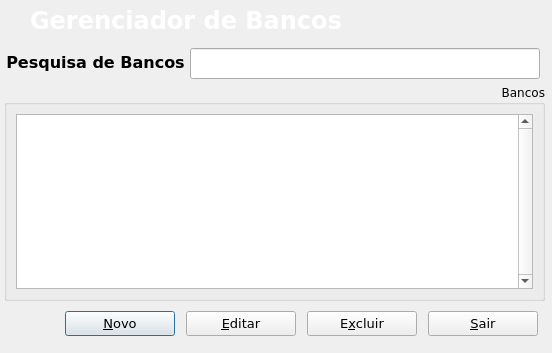
<?xml version="1.0" encoding="UTF-8"?>
<ui version="4.0">
 <class>BankManager</class>
 <widget class="QDialog" name="BankManager">
  <property name="windowModality">
   <enum>Qt::ApplicationModal</enum>
  </property>
  <property name="geometry">
   <rect>
    <x>0</x>
    <y>0</y>
    <width>552</width>
    <height>353</height>
   </rect>
  </property>
  <property name="maximumSize">
   <size>
    <width>800</width>
    <height>600</height>
   </size>
  </property>
  <property name="windowTitle">
   <string>Gerenciar Bancos</string>
  </property>
  <widget class="QFrame" name="topmenu">
   <property name="geometry">
    <rect>
     <x>0</x>
     <y>0</y>
     <width>552</width>
     <height>42</height>
    </rect>
   </property>
   <property name="minimumSize">
    <size>
     <width>0</width>
     <height>42</height>
    </size>
   </property>
   <property name="maximumSize">
    <size>
     <width>16777215</width>
     <height>42</height>
    </size>
   </property>
   <property name="styleSheet">
    <string notr="true">background-image: url(:/png/topright.jpg);</string>
   </property>
   <property name="frameShape">
    <enum>QFrame::NoFrame</enum>
   </property>
   <property name="frameShadow">
    <enum>QFrame::Plain</enum>
   </property>
   <widget class="QLabel" name="labelStatus">
    <property name="enabled">
     <bool>false</bool>
    </property>
    <property name="geometry">
     <rect>
      <x>30</x>
      <y>1</y>
      <width>491</width>
      <height>39</height>
     </rect>
    </property>
    <property name="palette">
     <palette>
      <active>
       <colorrole role="WindowText">
        <brush brushstyle="SolidPattern">
         <color alpha="255">
          <red>255</red>
          <green>255</green>
          <blue>255</blue>
         </color>
        </brush>
       </colorrole>
       <colorrole role="Button">
        <brush brushstyle="SolidPattern">
         <color alpha="255">
          <red>0</red>
          <green>0</green>
          <blue>0</blue>
         </color>
        </brush>
       </colorrole>
       <colorrole role="Text">
        <brush brushstyle="SolidPattern">
         <color alpha="255">
          <red>255</red>
          <green>255</green>
          <blue>255</blue>
         </color>
        </brush>
       </colorrole>
       <colorrole role="ButtonText">
        <brush brushstyle="SolidPattern">
         <color alpha="255">
          <red>255</red>
          <green>255</green>
          <blue>255</blue>
         </color>
        </brush>
       </colorrole>
       <colorrole role="Base">
        <brush brushstyle="SolidPattern">
         <color alpha="255">
          <red>0</red>
          <green>0</green>
          <blue>0</blue>
         </color>
        </brush>
       </colorrole>
       <colorrole role="Window">
        <brush brushstyle="SolidPattern">
         <color alpha="255">
          <red>0</red>
          <green>0</green>
          <blue>0</blue>
         </color>
        </brush>
       </colorrole>
      </active>
      <inactive>
       <colorrole role="WindowText">
        <brush brushstyle="SolidPattern">
         <color alpha="255">
          <red>255</red>
          <green>255</green>
          <blue>255</blue>
         </color>
        </brush>
       </colorrole>
       <colorrole role="Button">
        <brush brushstyle="SolidPattern">
         <color alpha="255">
          <red>0</red>
          <green>0</green>
          <blue>0</blue>
         </color>
        </brush>
       </colorrole>
       <colorrole role="Text">
        <brush brushstyle="SolidPattern">
         <color alpha="255">
          <red>255</red>
          <green>255</green>
          <blue>255</blue>
         </color>
        </brush>
       </colorrole>
       <colorrole role="ButtonText">
        <brush brushstyle="SolidPattern">
         <color alpha="255">
          <red>255</red>
          <green>255</green>
          <blue>255</blue>
         </color>
        </brush>
       </colorrole>
       <colorrole role="Base">
        <brush brushstyle="SolidPattern">
         <color alpha="255">
          <red>0</red>
          <green>0</green>
          <blue>0</blue>
         </color>
        </brush>
       </colorrole>
       <colorrole role="Window">
        <brush brushstyle="SolidPattern">
         <color alpha="255">
          <red>0</red>
          <green>0</green>
          <blue>0</blue>
         </color>
        </brush>
       </colorrole>
      </inactive>
      <disabled>
       <colorrole role="WindowText">
        <brush brushstyle="SolidPattern">
         <color alpha="255">
          <red>255</red>
          <green>255</green>
          <blue>255</blue>
         </color>
        </brush>
       </colorrole>
       <colorrole role="Button">
        <brush brushstyle="SolidPattern">
         <color alpha="255">
          <red>0</red>
          <green>0</green>
          <blue>0</blue>
         </color>
        </brush>
       </colorrole>
       <colorrole role="Text">
        <brush brushstyle="SolidPattern">
         <color alpha="255">
          <red>255</red>
          <green>255</green>
          <blue>255</blue>
         </color>
        </brush>
       </colorrole>
       <colorrole role="ButtonText">
        <brush brushstyle="SolidPattern">
         <color alpha="255">
          <red>255</red>
          <green>255</green>
          <blue>255</blue>
         </color>
        </brush>
       </colorrole>
       <colorrole role="Base">
        <brush brushstyle="SolidPattern">
         <color alpha="255">
          <red>0</red>
          <green>0</green>
          <blue>0</blue>
         </color>
        </brush>
       </colorrole>
       <colorrole role="Window">
        <brush brushstyle="SolidPattern">
         <color alpha="255">
          <red>0</red>
          <green>0</green>
          <blue>0</blue>
         </color>
        </brush>
       </colorrole>
      </disabled>
     </palette>
    </property>
    <property name="font">
     <font>
      <family>Verdana</family>
      <pointsize>18</pointsize>
      <weight>75</weight>
      <bold>true</bold>
     </font>
    </property>
    <property name="styleSheet">
     <string/>
    </property>
    <property name="frameShape">
     <enum>QFrame::NoFrame</enum>
    </property>
    <property name="frameShadow">
     <enum>QFrame::Plain</enum>
    </property>
    <property name="lineWidth">
     <number>1</number>
    </property>
    <property name="text">
     <string>Gerenciador de Bancos</string>
    </property>
    <property name="textFormat">
     <enum>Qt::AutoText</enum>
    </property>
    <property name="alignment">
     <set>Qt::AlignLeading|Qt::AlignLeft|Qt::AlignVCenter</set>
    </property>
    <property name="wordWrap">
     <bool>false</bool>
    </property>
    <property name="textInteractionFlags">
     <set>Qt::NoTextInteraction</set>
    </property>
   </widget>
  </widget>
  <widget class="QGroupBox" name="groupBox_2">
   <property name="geometry">
    <rect>
     <x>4</x>
     <y>84</y>
     <width>541</width>
     <height>217</height>
    </rect>
   </property>
   <property name="font">
    <font>
     <family>Verdana</family>
     <pointsize>9</pointsize>
    </font>
   </property>
   <property name="title">
    <string>Bancos</string>
   </property>
   <property name="alignment">
    <set>Qt::AlignRight|Qt::AlignTop|Qt::AlignTrailing</set>
   </property>
   <layout class="QGridLayout" name="gridLayout">
    <item row="0" column="0">
     <widget class="QTableView" name="tableViewBank">
      <property name="font">
       <font>
        <pointsize>8</pointsize>
       </font>
      </property>
      <property name="focusPolicy">
       <enum>Qt::NoFocus</enum>
      </property>
      <property name="styleSheet">
       <string>selection-background-color: rgb(102, 176, 239);
selection-color: rgb(255, 255, 255);</string>
      </property>
      <property name="verticalScrollBarPolicy">
       <enum>Qt::ScrollBarAlwaysOn</enum>
      </property>
      <property name="selectionBehavior">
       <enum>QAbstractItemView::SelectRows</enum>
      </property>
      <attribute name="verticalHeaderVisible">
       <bool>false</bool>
      </attribute>
     </widget>
    </item>
   </layout>
  </widget>
  <widget class="QFrame" name="frame">
   <property name="geometry">
    <rect>
     <x>0</x>
     <y>42</y>
     <width>560</width>
     <height>42</height>
    </rect>
   </property>
   <property name="minimumSize">
    <size>
     <width>0</width>
     <height>42</height>
    </size>
   </property>
   <property name="maximumSize">
    <size>
     <width>16777215</width>
     <height>42</height>
    </size>
   </property>
   <property name="styleSheet">
    <string>background-image: url(:/png/topo_telacaixa.jpg);</string>
   </property>
   <property name="frameShape">
    <enum>QFrame::NoFrame</enum>
   </property>
   <property name="frameShadow">
    <enum>QFrame::Raised</enum>
   </property>
   <widget class="QLabel" name="labelGroup">
    <property name="geometry">
     <rect>
      <x>5</x>
      <y>0</y>
      <width>181</width>
      <height>41</height>
     </rect>
    </property>
    <property name="minimumSize">
     <size>
      <width>0</width>
      <height>41</height>
     </size>
    </property>
    <property name="maximumSize">
     <size>
      <width>16777215</width>
      <height>41</height>
     </size>
    </property>
    <property name="font">
     <font>
      <family>Verdana</family>
      <pointsize>12</pointsize>
      <weight>75</weight>
      <bold>true</bold>
      <kerning>true</kerning>
     </font>
    </property>
    <property name="focusPolicy">
     <enum>Qt::NoFocus</enum>
    </property>
    <property name="styleSheet">
     <string/>
    </property>
    <property name="text">
     <string>Pesquisa de Bancos</string>
    </property>
    <property name="alignment">
     <set>Qt::AlignCenter</set>
    </property>
   </widget>
   <widget class="QLineEdit" name="lineEditSearch">
    <property name="geometry">
     <rect>
      <x>190</x>
      <y>6</y>
      <width>350</width>
      <height>31</height>
     </rect>
    </property>
    <property name="minimumSize">
     <size>
      <width>0</width>
      <height>31</height>
     </size>
    </property>
    <property name="maximumSize">
     <size>
      <width>16777215</width>
      <height>31</height>
     </size>
    </property>
    <property name="palette">
     <palette>
      <active>
       <colorrole role="WindowText">
        <brush brushstyle="SolidPattern">
         <color alpha="255">
          <red>85</red>
          <green>255</green>
          <blue>255</blue>
         </color>
        </brush>
       </colorrole>
       <colorrole role="Text">
        <brush brushstyle="SolidPattern">
         <color alpha="255">
          <red>85</red>
          <green>255</green>
          <blue>255</blue>
         </color>
        </brush>
       </colorrole>
       <colorrole role="ButtonText">
        <brush brushstyle="SolidPattern">
         <color alpha="255">
          <red>85</red>
          <green>255</green>
          <blue>255</blue>
         </color>
        </brush>
       </colorrole>
      </active>
      <inactive>
       <colorrole role="WindowText">
        <brush brushstyle="SolidPattern">
         <color alpha="255">
          <red>85</red>
          <green>255</green>
          <blue>255</blue>
         </color>
        </brush>
       </colorrole>
       <colorrole role="Text">
        <brush brushstyle="SolidPattern">
         <color alpha="255">
          <red>85</red>
          <green>255</green>
          <blue>255</blue>
         </color>
        </brush>
       </colorrole>
       <colorrole role="ButtonText">
        <brush brushstyle="SolidPattern">
         <color alpha="255">
          <red>85</red>
          <green>255</green>
          <blue>255</blue>
         </color>
        </brush>
       </colorrole>
      </inactive>
      <disabled>
       <colorrole role="WindowText">
        <brush brushstyle="SolidPattern">
         <color alpha="255">
          <red>85</red>
          <green>255</green>
          <blue>255</blue>
         </color>
        </brush>
       </colorrole>
       <colorrole role="Text">
        <brush brushstyle="SolidPattern">
         <color alpha="255">
          <red>85</red>
          <green>255</green>
          <blue>255</blue>
         </color>
        </brush>
       </colorrole>
       <colorrole role="ButtonText">
        <brush brushstyle="SolidPattern">
         <color alpha="255">
          <red>85</red>
          <green>255</green>
          <blue>255</blue>
         </color>
        </brush>
       </colorrole>
      </disabled>
     </palette>
    </property>
    <property name="font">
     <font>
      <family>Verdana</family>
      <pointsize>18</pointsize>
      <weight>75</weight>
      <bold>true</bold>
     </font>
    </property>
    <property name="autoFillBackground">
     <bool>false</bool>
    </property>
    <property name="styleSheet">
     <string>color: rgb(85, 255, 255);</string>
    </property>
    <property name="text">
     <string/>
    </property>
    <property name="frame">
     <bool>true</bool>
    </property>
    <property name="alignment">
     <set>Qt::AlignLeading|Qt::AlignLeft|Qt::AlignVCenter</set>
    </property>
    <property name="dragEnabled">
     <bool>false</bool>
    </property>
   </widget>
  </widget>
  <widget class="QWidget" name="layoutWidget">
   <property name="geometry">
    <rect>
     <x>10</x>
     <y>301</y>
     <width>540</width>
     <height>46</height>
    </rect>
   </property>
   <layout class="QHBoxLayout" name="horizontalLayout_3">
    <property name="leftMargin">
     <number>50</number>
    </property>
    <property name="topMargin">
     <number>6</number>
    </property>
    <property name="rightMargin">
     <number>6</number>
    </property>
    <property name="bottomMargin">
     <number>6</number>
    </property>
    <item>
     <widget class="QPushButton" name="btnNew">
      <property name="minimumSize">
       <size>
        <width>110</width>
        <height>0</height>
       </size>
      </property>
      <property name="maximumSize">
       <size>
        <width>110</width>
        <height>16777215</height>
       </size>
      </property>
      <property name="font">
       <font>
        <family>Verdana</family>
        <pointsize>10</pointsize>
       </font>
      </property>
      <property name="text">
       <string>&amp;Novo</string>
      </property>
      <property name="icon">
       <iconset resource="../../../icons/resources.qrc">
        <normaloff>:/png/add-icon.png</normaloff>:/png/add-icon.png</iconset>
      </property>
      <property name="iconSize">
       <size>
        <width>24</width>
        <height>24</height>
       </size>
      </property>
     </widget>
    </item>
    <item>
     <widget class="QPushButton" name="btnEdit">
      <property name="minimumSize">
       <size>
        <width>110</width>
        <height>0</height>
       </size>
      </property>
      <property name="maximumSize">
       <size>
        <width>110</width>
        <height>16777215</height>
       </size>
      </property>
      <property name="font">
       <font>
        <family>Verdana</family>
        <pointsize>10</pointsize>
       </font>
      </property>
      <property name="text">
       <string>&amp;Editar</string>
      </property>
      <property name="icon">
       <iconset resource="../../../icons/resources.qrc">
        <normaloff>:/png/edit-icon.png</normaloff>:/png/edit-icon.png</iconset>
      </property>
      <property name="iconSize">
       <size>
        <width>24</width>
        <height>24</height>
       </size>
      </property>
     </widget>
    </item>
    <item>
     <widget class="QPushButton" name="btnDel">
      <property name="minimumSize">
       <size>
        <width>110</width>
        <height>0</height>
       </size>
      </property>
      <property name="maximumSize">
       <size>
        <width>110</width>
        <height>16777215</height>
       </size>
      </property>
      <property name="font">
       <font>
        <family>Verdana</family>
        <pointsize>10</pointsize>
       </font>
      </property>
      <property name="text">
       <string>E&amp;xcluir</string>
      </property>
      <property name="icon">
       <iconset resource="../../../icons/resources.qrc">
        <normaloff>:/png/remove-icon.png</normaloff>:/png/remove-icon.png</iconset>
      </property>
      <property name="iconSize">
       <size>
        <width>24</width>
        <height>24</height>
       </size>
      </property>
     </widget>
    </item>
    <item>
     <widget class="QPushButton" name="btnExit">
      <property name="minimumSize">
       <size>
        <width>110</width>
        <height>0</height>
       </size>
      </property>
      <property name="maximumSize">
       <size>
        <width>110</width>
        <height>16777215</height>
       </size>
      </property>
      <property name="font">
       <font>
        <family>Verdana</family>
        <pointsize>10</pointsize>
       </font>
      </property>
      <property name="text">
       <string>&amp;Sair</string>
      </property>
      <property name="icon">
       <iconset resource="../../../icons/resources.qrc">
        <normaloff>:/png/shutdown-icon.png</normaloff>:/png/shutdown-icon.png</iconset>
      </property>
      <property name="iconSize">
       <size>
        <width>24</width>
        <height>24</height>
       </size>
      </property>
     </widget>
    </item>
   </layout>
  </widget>
 </widget>
 <resources>
  <include location="../../../icons/resources.qrc"/>
  <include location="../../../icons/resources.qrc"/>
  <include location="../../../icons/resources.qrc"/>
  <include location="../../../icons/resources.qrc"/>
  <include location="../../../icons/resources.qrc"/>
  <include location="../../../icons/resources.qrc"/>
  <include location="../../../icons/resources.qrc"/>
  <include location="../../../icons/resources.qrc"/>
  <include location="../../../icons/resources.qrc"/>
  <include location="../../../icons/resources.qrc"/>
  <include location="../../../icons/resources.qrc"/>
  <include location="../../../icons/resources.qrc"/>
  <include location="../../../icons/resources.qrc"/>
  <include location="../../../icons/resources.qrc"/>
  <include location="../../../icons/resources.qrc"/>
  <include location="../../../icons/resources.qrc"/>
  <include location="../../../icons/resources.qrc"/>
  <include location="../../../icons/resources.qrc"/>
 </resources>
 <connections/>
</ui>
